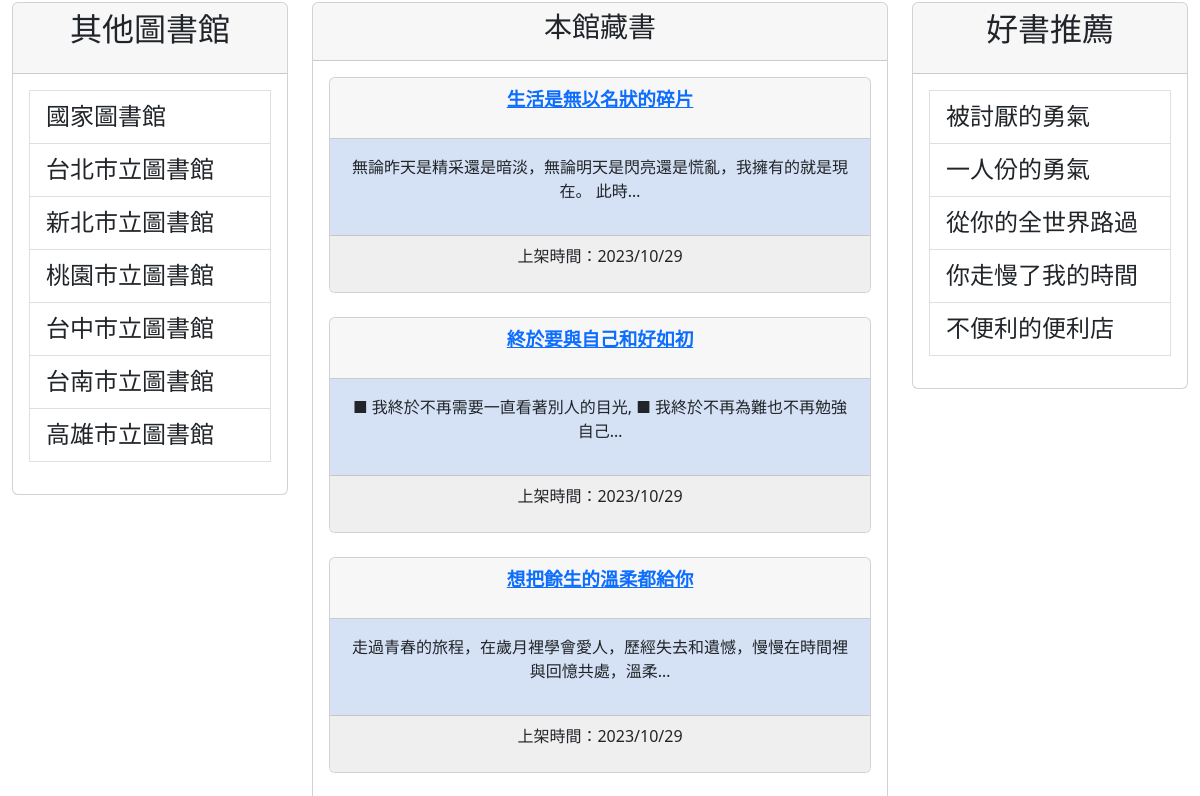
/ (middle part), run on an earlier commit of the app's database.
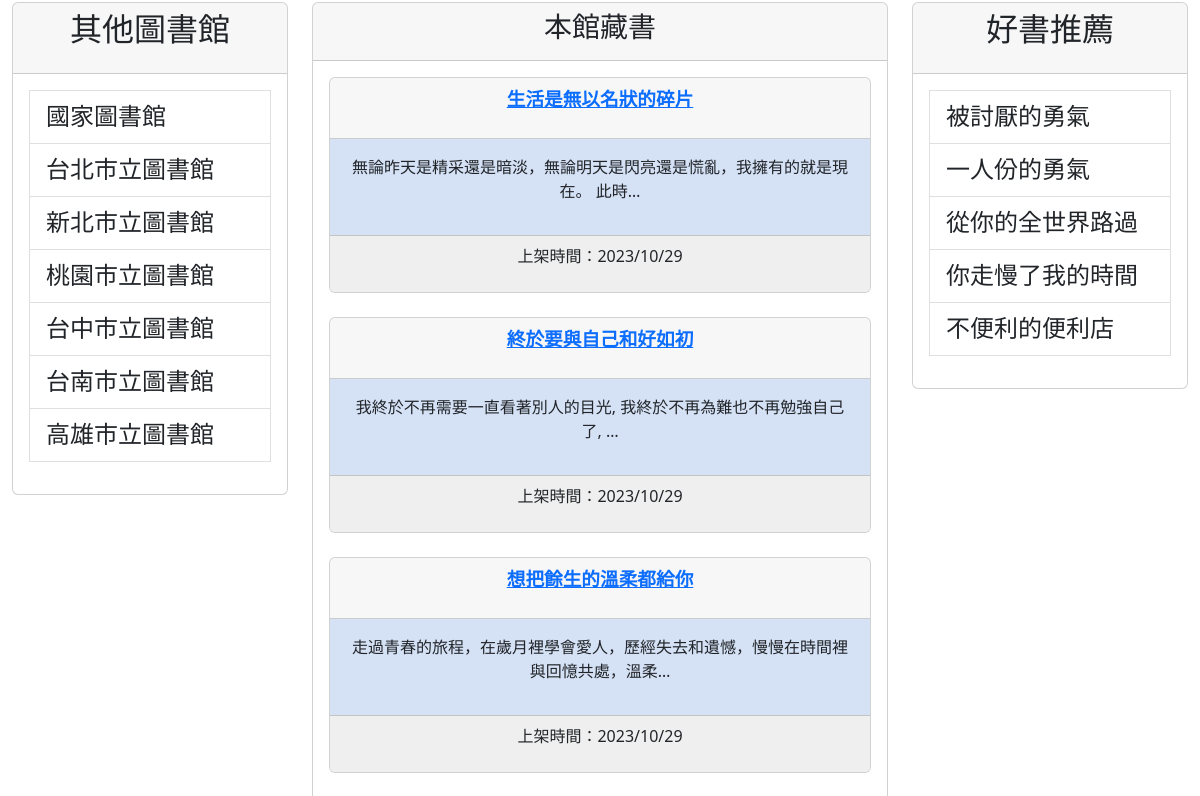
And on a later commit of the database.
### mysite/models.py (models this page shows, shortened)
class Post(models.Model):
    title = models.CharField(max_length=200)
    slug = models.CharField(max_length=200)
    body = models.TextField()
    pub_date = models.DateTimeField(auto_now_add=True)
    class Meta:
        ordering = ('-pub_date',)

### mysite/views.py (the view)
# urls.py: path('',mv.homepage,name='homepage'),
def homepage(request):
    posts=Post.objects.all()
    now=datetime.now()
    return render(request,'index.html',locals())

### templates/index.html (shortened to what this page needs)
{% extends 'base copy.html' %}
{% block headmessage %}
    <h3 style='font-family:標楷體;'><center>本館藏書</center></a>
{% endblock %}
{% block content %}
{% for post in posts %}
<center>
    <div class='card' >
        <div class='card-header'>
            <p style='font-family:標楷體;font-size:14pt;font-weight:bold;font-color:#cccccc;'>
                <a href='/post/{{post.slug}}'>{{ post.title }}</a>
            </p>
        </div>
        <div class='card-body' style='background-color:rgb(213, 225, 245)'>
            <p>
            {{ post.body | truncatechars:40 }}
            </p>
        </div>
        <div class='card-footer'  style='background-color:#efefef'>
            <p>
                上架時間：{{ post.pub_date | date:"Y/m/d"}}
            </p>
        </div>
    </div>
    <br>
</center>
    {% endfor %}
{% endblock %}

What changed in the data, as far as the page shows it:
changed Post "終於要與自己和好如初": body "■ 我終於不再需要一直看著別人的目光, ■ 我終於不再為難也不再勉強自己…" → "我終於不再需要一直看著別人的目光, 我終於不再為難也不再勉強自己了, …"
